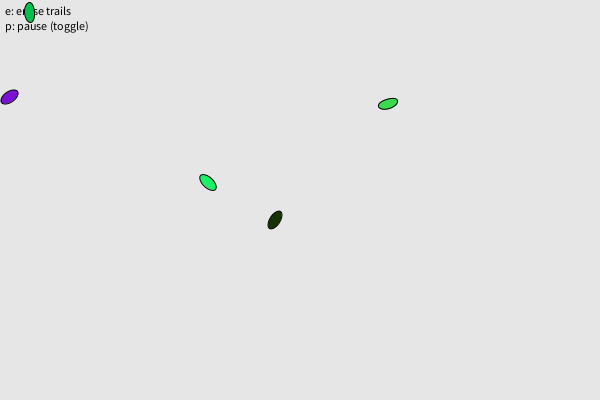
Frame 1 (no input)
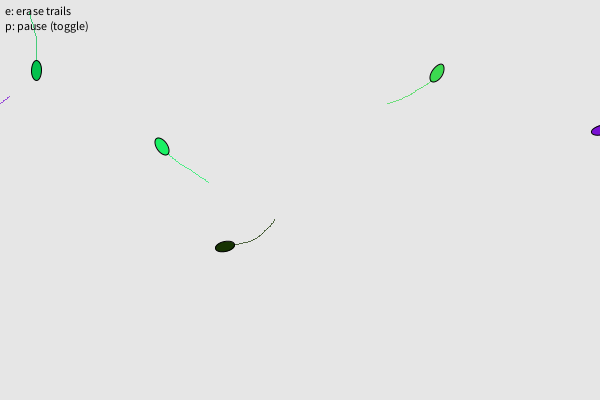
Frame 60 (the mouse pressed at the canvas centre just before this capture)
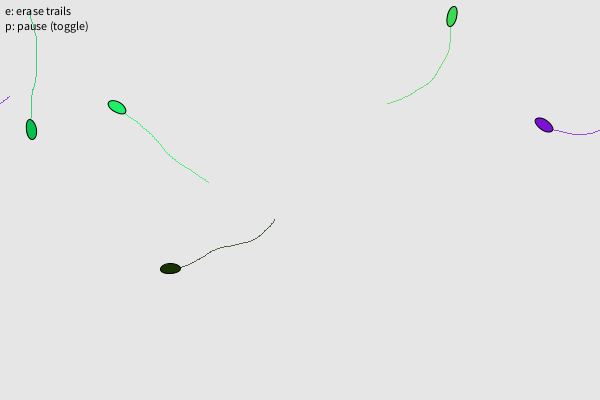
Frame 120 (the mouse held since frame 60 and released just before this capture)

The Processing sketch that drew these frames (run headless with seeded random() and noise(); from frame 60 on, the mouse is pressed at the canvas centre):

// Processing sketch: Feb10_quiz_trails_template
// ── Feb10_quiz_trails_template.pde
/* 
  Feb 10 Quiz
  
  Main Goal
  Create two populations of bots: 
  
    6 red bots that circle counter-clockwise in perfect circular
    trajectories with a speed of 1.0 pixels/frame and a 
    trajectory radius of approx 25 pixels.
    
    4 green bots that circle clockwise in noisy circular 
    trajectoreis with a speed of 1.0 pixels/frame, a mean 
    trajectory radius of approx. 50 pixels and with additive
    Gaussian random variation in heading with a per-tick
    standard of deviation of 0.01; 
  
  Advanced goal
    Add more populations with other interesting trajectories
    (squares, triangles, figure-eights, spirals, etc.)
  
*/

boolean paused = false;

PGraphics trails;

ArrayList<Bot> bots;
//int[] numBots = {6, 4, 5, 3, 4};
int[] numBots = {5};

void setup() {
  size(600,400);
  trails = createGraphics(width, height);
  clear_trails();
  bots = new ArrayList<Bot>();
  int numTypes = numBots.length;
  for (int itype = 0 ; itype < numTypes; itype++) {
      for (int i=0; i < numBots[itype];  i++) {
        bots.add(new Bot(itype));
      }
  }
}

void draw() {
  image(trails, 0, 0);
  fill(0);
  text("e: erase trails", 5, 15);
  text("p: pause (toggle)", 5, 30); 
  
  for (Bot b : bots) {
    // display
    b.display();
    leave_trail(b);
    
    //update
    b.update();
    wrap_edges(b);
  }
  
  if (paused) {
    pushStyle();
    fill(0);
    textSize(26);
    textAlign(CENTER);
    text("PAUSED", width/2, height/2);
    popStyle();
    noLoop();
  }
}

void clear_trails() {
  trails.beginDraw();
  trails.background(230);
  trails.endDraw();
}

void leave_trail(Bot b) {
  trails.beginDraw();
  trails.stroke(b.cfill);
  trails.point(b.x, b.y);
  trails.endDraw();
}

void wrap_edges(Bot b) {
  if(b.x < -b.major) b.x = width + b.major;
  if(b.x > width + b.major) b.x = -b.major;
  if(b.y < -b.major) b.y = height + b.major;
  if(b.y > height + b.major) b.y = -b.major;
}

void keyPressed() {
  if (key == 'e'){
    clear_trails();
  }
  if (key == 'p') {
    paused = !paused;
    if(!paused) loop();
  }
}

// ── Bot.pde
class Bot {
  int itype;  // type of bot (color, behavior)
  float x, y;
  float speed, heading;
  float major, minor;
  color cfill;

  Bot(int _itype) {
    itype = _itype;
    x = random(width);
    y = random(height);
    heading = random(TWO_PI);
    speed = 1.0;
    major = 20;
    minor = 10;
    cfill = color(random(255), random(255), random(255));
  }

  void display() {
    pushMatrix();
    translate(x, y);
    rotate(heading);
    fill(cfill);
    ellipse(0, 0, major, minor);
    popMatrix();
  }

  void update() {
    speed = 1.0;
    heading += random(-0.1, 0.1); //wander
    x += speed * cos(heading);
    y += speed * sin(heading);
  }
}
